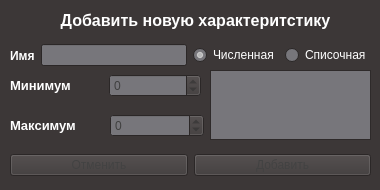
<?xml version="1.0" encoding="UTF-8"?>
<ui version="4.0">
 <class>widget</class>
 <widget class="QWidget" name="widget">
  <property name="geometry">
   <rect>
    <x>0</x>
    <y>0</y>
    <width>380</width>
    <height>190</height>
   </rect>
  </property>
  <property name="sizePolicy">
   <sizepolicy hsizetype="Fixed" vsizetype="Fixed">
    <horstretch>0</horstretch>
    <verstretch>0</verstretch>
   </sizepolicy>
  </property>
  <property name="minimumSize">
   <size>
    <width>380</width>
    <height>190</height>
   </size>
  </property>
  <property name="maximumSize">
   <size>
    <width>380</width>
    <height>190</height>
   </size>
  </property>
  <property name="palette">
   <palette>
    <active>
     <colorrole role="WindowText">
      <brush brushstyle="SolidPattern">
       <color alpha="255">
        <red>255</red>
        <green>255</green>
        <blue>255</blue>
       </color>
      </brush>
     </colorrole>
     <colorrole role="Button">
      <brush brushstyle="SolidPattern">
       <color alpha="255">
        <red>60</red>
        <green>55</green>
        <blue>55</blue>
       </color>
      </brush>
     </colorrole>
     <colorrole role="Light">
      <brush brushstyle="SolidPattern">
       <color alpha="255">
        <red>89</red>
        <green>82</green>
        <blue>82</blue>
       </color>
      </brush>
     </colorrole>
     <colorrole role="Midlight">
      <brush brushstyle="SolidPattern">
       <color alpha="255">
        <red>74</red>
        <green>68</green>
        <blue>68</blue>
       </color>
      </brush>
     </colorrole>
     <colorrole role="Dark">
      <brush brushstyle="SolidPattern">
       <color alpha="255">
        <red>30</red>
        <green>27</green>
        <blue>27</blue>
       </color>
      </brush>
     </colorrole>
     <colorrole role="Mid">
      <brush brushstyle="SolidPattern">
       <color alpha="255">
        <red>40</red>
        <green>36</green>
        <blue>36</blue>
       </color>
      </brush>
     </colorrole>
     <colorrole role="Text">
      <brush brushstyle="SolidPattern">
       <color alpha="255">
        <red>255</red>
        <green>255</green>
        <blue>255</blue>
       </color>
      </brush>
     </colorrole>
     <colorrole role="BrightText">
      <brush brushstyle="SolidPattern">
       <color alpha="255">
        <red>255</red>
        <green>255</green>
        <blue>255</blue>
       </color>
      </brush>
     </colorrole>
     <colorrole role="ButtonText">
      <brush brushstyle="SolidPattern">
       <color alpha="255">
        <red>255</red>
        <green>255</green>
        <blue>255</blue>
       </color>
      </brush>
     </colorrole>
     <colorrole role="Base">
      <brush brushstyle="SolidPattern">
       <color alpha="255">
        <red>119</red>
        <green>118</green>
        <blue>123</blue>
       </color>
      </brush>
     </colorrole>
     <colorrole role="Window">
      <brush brushstyle="SolidPattern">
       <color alpha="255">
        <red>60</red>
        <green>55</green>
        <blue>55</blue>
       </color>
      </brush>
     </colorrole>
     <colorrole role="Shadow">
      <brush brushstyle="SolidPattern">
       <color alpha="255">
        <red>0</red>
        <green>0</green>
        <blue>0</blue>
       </color>
      </brush>
     </colorrole>
     <colorrole role="Highlight">
      <brush brushstyle="SolidPattern">
       <color alpha="255">
        <red>61</red>
        <green>56</green>
        <blue>70</blue>
       </color>
      </brush>
     </colorrole>
     <colorrole role="AlternateBase">
      <brush brushstyle="SolidPattern">
       <color alpha="255">
        <red>30</red>
        <green>27</green>
        <blue>27</blue>
       </color>
      </brush>
     </colorrole>
     <colorrole role="ToolTipBase">
      <brush brushstyle="SolidPattern">
       <color alpha="255">
        <red>255</red>
        <green>255</green>
        <blue>220</blue>
       </color>
      </brush>
     </colorrole>
     <colorrole role="ToolTipText">
      <brush brushstyle="SolidPattern">
       <color alpha="255">
        <red>0</red>
        <green>0</green>
        <blue>0</blue>
       </color>
      </brush>
     </colorrole>
    </active>
    <inactive>
     <colorrole role="WindowText">
      <brush brushstyle="SolidPattern">
       <color alpha="255">
        <red>255</red>
        <green>255</green>
        <blue>255</blue>
       </color>
      </brush>
     </colorrole>
     <colorrole role="Button">
      <brush brushstyle="SolidPattern">
       <color alpha="255">
        <red>60</red>
        <green>55</green>
        <blue>55</blue>
       </color>
      </brush>
     </colorrole>
     <colorrole role="Light">
      <brush brushstyle="SolidPattern">
       <color alpha="255">
        <red>89</red>
        <green>82</green>
        <blue>82</blue>
       </color>
      </brush>
     </colorrole>
     <colorrole role="Midlight">
      <brush brushstyle="SolidPattern">
       <color alpha="255">
        <red>74</red>
        <green>68</green>
        <blue>68</blue>
       </color>
      </brush>
     </colorrole>
     <colorrole role="Dark">
      <brush brushstyle="SolidPattern">
       <color alpha="255">
        <red>30</red>
        <green>27</green>
        <blue>27</blue>
       </color>
      </brush>
     </colorrole>
     <colorrole role="Mid">
      <brush brushstyle="SolidPattern">
       <color alpha="255">
        <red>40</red>
        <green>36</green>
        <blue>36</blue>
       </color>
      </brush>
     </colorrole>
     <colorrole role="Text">
      <brush brushstyle="SolidPattern">
       <color alpha="255">
        <red>255</red>
        <green>255</green>
        <blue>255</blue>
       </color>
      </brush>
     </colorrole>
     <colorrole role="BrightText">
      <brush brushstyle="SolidPattern">
       <color alpha="255">
        <red>255</red>
        <green>255</green>
        <blue>255</blue>
       </color>
      </brush>
     </colorrole>
     <colorrole role="ButtonText">
      <brush brushstyle="SolidPattern">
       <color alpha="255">
        <red>255</red>
        <green>255</green>
        <blue>255</blue>
       </color>
      </brush>
     </colorrole>
     <colorrole role="Base">
      <brush brushstyle="SolidPattern">
       <color alpha="255">
        <red>119</red>
        <green>118</green>
        <blue>123</blue>
       </color>
      </brush>
     </colorrole>
     <colorrole role="Window">
      <brush brushstyle="SolidPattern">
       <color alpha="255">
        <red>60</red>
        <green>55</green>
        <blue>55</blue>
       </color>
      </brush>
     </colorrole>
     <colorrole role="Shadow">
      <brush brushstyle="SolidPattern">
       <color alpha="255">
        <red>0</red>
        <green>0</green>
        <blue>0</blue>
       </color>
      </brush>
     </colorrole>
     <colorrole role="Highlight">
      <brush brushstyle="SolidPattern">
       <color alpha="255">
        <red>61</red>
        <green>56</green>
        <blue>70</blue>
       </color>
      </brush>
     </colorrole>
     <colorrole role="AlternateBase">
      <brush brushstyle="SolidPattern">
       <color alpha="255">
        <red>30</red>
        <green>27</green>
        <blue>27</blue>
       </color>
      </brush>
     </colorrole>
     <colorrole role="ToolTipBase">
      <brush brushstyle="SolidPattern">
       <color alpha="255">
        <red>255</red>
        <green>255</green>
        <blue>220</blue>
       </color>
      </brush>
     </colorrole>
     <colorrole role="ToolTipText">
      <brush brushstyle="SolidPattern">
       <color alpha="255">
        <red>0</red>
        <green>0</green>
        <blue>0</blue>
       </color>
      </brush>
     </colorrole>
    </inactive>
    <disabled>
     <colorrole role="WindowText">
      <brush brushstyle="SolidPattern">
       <color alpha="255">
        <red>30</red>
        <green>27</green>
        <blue>27</blue>
       </color>
      </brush>
     </colorrole>
     <colorrole role="Button">
      <brush brushstyle="SolidPattern">
       <color alpha="255">
        <red>60</red>
        <green>55</green>
        <blue>55</blue>
       </color>
      </brush>
     </colorrole>
     <colorrole role="Light">
      <brush brushstyle="SolidPattern">
       <color alpha="255">
        <red>89</red>
        <green>82</green>
        <blue>82</blue>
       </color>
      </brush>
     </colorrole>
     <colorrole role="Midlight">
      <brush brushstyle="SolidPattern">
       <color alpha="255">
        <red>74</red>
        <green>68</green>
        <blue>68</blue>
       </color>
      </brush>
     </colorrole>
     <colorrole role="Dark">
      <brush brushstyle="SolidPattern">
       <color alpha="255">
        <red>30</red>
        <green>27</green>
        <blue>27</blue>
       </color>
      </brush>
     </colorrole>
     <colorrole role="Mid">
      <brush brushstyle="SolidPattern">
       <color alpha="255">
        <red>40</red>
        <green>36</green>
        <blue>36</blue>
       </color>
      </brush>
     </colorrole>
     <colorrole role="Text">
      <brush brushstyle="SolidPattern">
       <color alpha="255">
        <red>30</red>
        <green>27</green>
        <blue>27</blue>
       </color>
      </brush>
     </colorrole>
     <colorrole role="BrightText">
      <brush brushstyle="SolidPattern">
       <color alpha="255">
        <red>255</red>
        <green>255</green>
        <blue>255</blue>
       </color>
      </brush>
     </colorrole>
     <colorrole role="ButtonText">
      <brush brushstyle="SolidPattern">
       <color alpha="255">
        <red>30</red>
        <green>27</green>
        <blue>27</blue>
       </color>
      </brush>
     </colorrole>
     <colorrole role="Base">
      <brush brushstyle="SolidPattern">
       <color alpha="255">
        <red>60</red>
        <green>55</green>
        <blue>55</blue>
       </color>
      </brush>
     </colorrole>
     <colorrole role="Window">
      <brush brushstyle="SolidPattern">
       <color alpha="255">
        <red>60</red>
        <green>55</green>
        <blue>55</blue>
       </color>
      </brush>
     </colorrole>
     <colorrole role="Shadow">
      <brush brushstyle="SolidPattern">
       <color alpha="255">
        <red>0</red>
        <green>0</green>
        <blue>0</blue>
       </color>
      </brush>
     </colorrole>
     <colorrole role="Highlight">
      <brush brushstyle="SolidPattern">
       <color alpha="255">
        <red>145</red>
        <green>145</green>
        <blue>145</blue>
       </color>
      </brush>
     </colorrole>
     <colorrole role="AlternateBase">
      <brush brushstyle="SolidPattern">
       <color alpha="255">
        <red>60</red>
        <green>55</green>
        <blue>55</blue>
       </color>
      </brush>
     </colorrole>
     <colorrole role="ToolTipBase">
      <brush brushstyle="SolidPattern">
       <color alpha="255">
        <red>255</red>
        <green>255</green>
        <blue>220</blue>
       </color>
      </brush>
     </colorrole>
     <colorrole role="ToolTipText">
      <brush brushstyle="SolidPattern">
       <color alpha="255">
        <red>0</red>
        <green>0</green>
        <blue>0</blue>
       </color>
      </brush>
     </colorrole>
    </disabled>
   </palette>
  </property>
  <property name="focusPolicy">
   <enum>Qt::StrongFocus</enum>
  </property>
  <property name="windowTitle">
   <string notr="true">Параметр</string>
  </property>
  <property name="locale">
   <locale language="Russian" country="Russia"/>
  </property>
  <widget class="QLabel" name="label">
   <property name="geometry">
    <rect>
     <x>10</x>
     <y>0</y>
     <width>371</width>
     <height>41</height>
    </rect>
   </property>
   <property name="sizePolicy">
    <sizepolicy hsizetype="Fixed" vsizetype="Fixed">
     <horstretch>150</horstretch>
     <verstretch>0</verstretch>
    </sizepolicy>
   </property>
   <property name="font">
    <font>
     <pointsize>12</pointsize>
     <weight>75</weight>
     <italic>false</italic>
     <bold>true</bold>
     <underline>false</underline>
     <strikeout>false</strikeout>
     <kerning>true</kerning>
    </font>
   </property>
   <property name="contextMenuPolicy">
    <enum>Qt::DefaultContextMenu</enum>
   </property>
   <property name="text">
    <string>Добавить новую характеритстику</string>
   </property>
   <property name="alignment">
    <set>Qt::AlignCenter</set>
   </property>
  </widget>
  <widget class="QWidget" name="horizontalLayoutWidget_2">
   <property name="geometry">
    <rect>
     <x>10</x>
     <y>70</y>
     <width>191</width>
     <height>31</height>
    </rect>
   </property>
   <layout class="QHBoxLayout" name="horizontalLayout_2">
    <item>
     <widget class="QLabel" name="label_2">
      <property name="font">
       <font>
        <pointsize>10</pointsize>
        <weight>75</weight>
        <bold>true</bold>
       </font>
      </property>
      <property name="text">
       <string>Минимум</string>
      </property>
     </widget>
    </item>
    <item>
     <widget class="QSpinBox" name="spinBox_min">
      <property name="palette">
       <palette>
        <active>
         <colorrole role="WindowText">
          <brush brushstyle="SolidPattern">
           <color alpha="255">
            <red>50</red>
            <green>50</green>
            <blue>50</blue>
           </color>
          </brush>
         </colorrole>
         <colorrole role="Text">
          <brush brushstyle="SolidPattern">
           <color alpha="255">
            <red>63</red>
            <green>63</green>
            <blue>63</blue>
           </color>
          </brush>
         </colorrole>
         <colorrole role="BrightText">
          <brush brushstyle="SolidPattern">
           <color alpha="255">
            <red>54</red>
            <green>54</green>
            <blue>54</blue>
           </color>
          </brush>
         </colorrole>
         <colorrole role="ButtonText">
          <brush brushstyle="SolidPattern">
           <color alpha="255">
            <red>52</red>
            <green>52</green>
            <blue>52</blue>
           </color>
          </brush>
         </colorrole>
         <colorrole role="HighlightedText">
          <brush brushstyle="SolidPattern">
           <color alpha="255">
            <red>81</red>
            <green>81</green>
            <blue>81</blue>
           </color>
          </brush>
         </colorrole>
        </active>
        <inactive>
         <colorrole role="WindowText">
          <brush brushstyle="SolidPattern">
           <color alpha="255">
            <red>50</red>
            <green>50</green>
            <blue>50</blue>
           </color>
          </brush>
         </colorrole>
         <colorrole role="Text">
          <brush brushstyle="SolidPattern">
           <color alpha="255">
            <red>63</red>
            <green>63</green>
            <blue>63</blue>
           </color>
          </brush>
         </colorrole>
         <colorrole role="BrightText">
          <brush brushstyle="SolidPattern">
           <color alpha="255">
            <red>54</red>
            <green>54</green>
            <blue>54</blue>
           </color>
          </brush>
         </colorrole>
         <colorrole role="ButtonText">
          <brush brushstyle="SolidPattern">
           <color alpha="255">
            <red>52</red>
            <green>52</green>
            <blue>52</blue>
           </color>
          </brush>
         </colorrole>
         <colorrole role="HighlightedText">
          <brush brushstyle="SolidPattern">
           <color alpha="255">
            <red>81</red>
            <green>81</green>
            <blue>81</blue>
           </color>
          </brush>
         </colorrole>
        </inactive>
        <disabled>
         <colorrole role="WindowText">
          <brush brushstyle="SolidPattern">
           <color alpha="255">
            <red>30</red>
            <green>27</green>
            <blue>27</blue>
           </color>
          </brush>
         </colorrole>
         <colorrole role="Text">
          <brush brushstyle="SolidPattern">
           <color alpha="255">
            <red>30</red>
            <green>27</green>
            <blue>27</blue>
           </color>
          </brush>
         </colorrole>
         <colorrole role="BrightText">
          <brush brushstyle="SolidPattern">
           <color alpha="255">
            <red>54</red>
            <green>54</green>
            <blue>54</blue>
           </color>
          </brush>
         </colorrole>
         <colorrole role="ButtonText">
          <brush brushstyle="SolidPattern">
           <color alpha="255">
            <red>30</red>
            <green>27</green>
            <blue>27</blue>
           </color>
          </brush>
         </colorrole>
         <colorrole role="HighlightedText">
          <brush brushstyle="SolidPattern">
           <color alpha="255">
            <red>81</red>
            <green>81</green>
            <blue>81</blue>
           </color>
          </brush>
         </colorrole>
        </disabled>
       </palette>
      </property>
      <property name="minimum">
       <number>-999999999</number>
      </property>
      <property name="maximum">
       <number>999999999</number>
      </property>
     </widget>
    </item>
   </layout>
  </widget>
  <widget class="QWidget" name="horizontalLayoutWidget_3">
   <property name="geometry">
    <rect>
     <x>10</x>
     <y>110</y>
     <width>194</width>
     <height>31</height>
    </rect>
   </property>
   <layout class="QHBoxLayout" name="horizontalLayout_3">
    <item>
     <widget class="QLabel" name="label_3">
      <property name="font">
       <font>
        <pointsize>10</pointsize>
        <weight>75</weight>
        <bold>true</bold>
       </font>
      </property>
      <property name="text">
       <string>Максимум</string>
      </property>
     </widget>
    </item>
    <item>
     <widget class="QSpinBox" name="spinBox_max">
      <property name="palette">
       <palette>
        <active>
         <colorrole role="WindowText">
          <brush brushstyle="SolidPattern">
           <color alpha="255">
            <red>50</red>
            <green>50</green>
            <blue>50</blue>
           </color>
          </brush>
         </colorrole>
         <colorrole role="Text">
          <brush brushstyle="SolidPattern">
           <color alpha="255">
            <red>63</red>
            <green>63</green>
            <blue>63</blue>
           </color>
          </brush>
         </colorrole>
         <colorrole role="BrightText">
          <brush brushstyle="SolidPattern">
           <color alpha="255">
            <red>54</red>
            <green>54</green>
            <blue>54</blue>
           </color>
          </brush>
         </colorrole>
         <colorrole role="ButtonText">
          <brush brushstyle="SolidPattern">
           <color alpha="255">
            <red>52</red>
            <green>52</green>
            <blue>52</blue>
           </color>
          </brush>
         </colorrole>
         <colorrole role="HighlightedText">
          <brush brushstyle="SolidPattern">
           <color alpha="255">
            <red>81</red>
            <green>81</green>
            <blue>81</blue>
           </color>
          </brush>
         </colorrole>
        </active>
        <inactive>
         <colorrole role="WindowText">
          <brush brushstyle="SolidPattern">
           <color alpha="255">
            <red>50</red>
            <green>50</green>
            <blue>50</blue>
           </color>
          </brush>
         </colorrole>
         <colorrole role="Text">
          <brush brushstyle="SolidPattern">
           <color alpha="255">
            <red>63</red>
            <green>63</green>
            <blue>63</blue>
           </color>
          </brush>
         </colorrole>
         <colorrole role="BrightText">
          <brush brushstyle="SolidPattern">
           <color alpha="255">
            <red>54</red>
            <green>54</green>
            <blue>54</blue>
           </color>
          </brush>
         </colorrole>
         <colorrole role="ButtonText">
          <brush brushstyle="SolidPattern">
           <color alpha="255">
            <red>52</red>
            <green>52</green>
            <blue>52</blue>
           </color>
          </brush>
         </colorrole>
         <colorrole role="HighlightedText">
          <brush brushstyle="SolidPattern">
           <color alpha="255">
            <red>81</red>
            <green>81</green>
            <blue>81</blue>
           </color>
          </brush>
         </colorrole>
        </inactive>
        <disabled>
         <colorrole role="WindowText">
          <brush brushstyle="SolidPattern">
           <color alpha="255">
            <red>30</red>
            <green>27</green>
            <blue>27</blue>
           </color>
          </brush>
         </colorrole>
         <colorrole role="Text">
          <brush brushstyle="SolidPattern">
           <color alpha="255">
            <red>30</red>
            <green>27</green>
            <blue>27</blue>
           </color>
          </brush>
         </colorrole>
         <colorrole role="BrightText">
          <brush brushstyle="SolidPattern">
           <color alpha="255">
            <red>54</red>
            <green>54</green>
            <blue>54</blue>
           </color>
          </brush>
         </colorrole>
         <colorrole role="ButtonText">
          <brush brushstyle="SolidPattern">
           <color alpha="255">
            <red>30</red>
            <green>27</green>
            <blue>27</blue>
           </color>
          </brush>
         </colorrole>
         <colorrole role="HighlightedText">
          <brush brushstyle="SolidPattern">
           <color alpha="255">
            <red>81</red>
            <green>81</green>
            <blue>81</blue>
           </color>
          </brush>
         </colorrole>
        </disabled>
       </palette>
      </property>
      <property name="minimum">
       <number>-999999999</number>
      </property>
      <property name="maximum">
       <number>999999999</number>
      </property>
     </widget>
    </item>
   </layout>
  </widget>
  <widget class="QWidget" name="horizontalLayoutWidget_4">
   <property name="geometry">
    <rect>
     <x>10</x>
     <y>150</y>
     <width>361</width>
     <height>31</height>
    </rect>
   </property>
   <layout class="QHBoxLayout" name="horizontalLayout_4">
    <item>
     <widget class="QPushButton" name="cancel_btn">
      <property name="palette">
       <palette>
        <active>
         <colorrole role="ButtonText">
          <brush brushstyle="SolidPattern">
           <color alpha="255">
            <red>66</red>
            <green>66</green>
            <blue>66</blue>
           </color>
          </brush>
         </colorrole>
        </active>
        <inactive>
         <colorrole role="ButtonText">
          <brush brushstyle="SolidPattern">
           <color alpha="255">
            <red>66</red>
            <green>66</green>
            <blue>66</blue>
           </color>
          </brush>
         </colorrole>
        </inactive>
        <disabled>
         <colorrole role="ButtonText">
          <brush brushstyle="SolidPattern">
           <color alpha="255">
            <red>30</red>
            <green>27</green>
            <blue>27</blue>
           </color>
          </brush>
         </colorrole>
        </disabled>
       </palette>
      </property>
      <property name="text">
       <string>Отменить</string>
      </property>
     </widget>
    </item>
    <item>
     <widget class="QPushButton" name="ok">
      <property name="palette">
       <palette>
        <active>
         <colorrole role="ButtonText">
          <brush brushstyle="SolidPattern">
           <color alpha="255">
            <red>66</red>
            <green>66</green>
            <blue>66</blue>
           </color>
          </brush>
         </colorrole>
        </active>
        <inactive>
         <colorrole role="ButtonText">
          <brush brushstyle="SolidPattern">
           <color alpha="255">
            <red>66</red>
            <green>66</green>
            <blue>66</blue>
           </color>
          </brush>
         </colorrole>
        </inactive>
        <disabled>
         <colorrole role="ButtonText">
          <brush brushstyle="SolidPattern">
           <color alpha="255">
            <red>30</red>
            <green>27</green>
            <blue>27</blue>
           </color>
          </brush>
         </colorrole>
        </disabled>
       </palette>
      </property>
      <property name="text">
       <string>Добавить</string>
      </property>
     </widget>
    </item>
   </layout>
  </widget>
  <widget class="QTextEdit" name="textEdit">
   <property name="geometry">
    <rect>
     <x>210</x>
     <y>70</y>
     <width>161</width>
     <height>70</height>
    </rect>
   </property>
  </widget>
  <widget class="QWidget" name="layoutWidget">
   <property name="geometry">
    <rect>
     <x>10</x>
     <y>40</y>
     <width>361</width>
     <height>31</height>
    </rect>
   </property>
   <layout class="QHBoxLayout" name="horizontalLayout_6">
    <item>
     <layout class="QHBoxLayout" name="horizontalLayout_5">
      <item>
       <widget class="QLabel" name="label_4">
        <property name="font">
         <font>
          <weight>75</weight>
          <bold>true</bold>
         </font>
        </property>
        <property name="text">
         <string>Имя</string>
        </property>
       </widget>
      </item>
      <item>
       <widget class="QLineEdit" name="lineEdit">
        <property name="palette">
         <palette>
          <active>
           <colorrole role="WindowText">
            <brush brushstyle="SolidPattern">
             <color alpha="255">
              <red>50</red>
              <green>50</green>
              <blue>50</blue>
             </color>
            </brush>
           </colorrole>
           <colorrole role="Text">
            <brush brushstyle="SolidPattern">
             <color alpha="255">
              <red>68</red>
              <green>68</green>
              <blue>68</blue>
             </color>
            </brush>
           </colorrole>
           <colorrole role="BrightText">
            <brush brushstyle="SolidPattern">
             <color alpha="255">
              <red>66</red>
              <green>66</green>
              <blue>66</blue>
             </color>
            </brush>
           </colorrole>
           <colorrole role="ButtonText">
            <brush brushstyle="SolidPattern">
             <color alpha="255">
              <red>75</red>
              <green>75</green>
              <blue>75</blue>
             </color>
            </brush>
           </colorrole>
           <colorrole role="HighlightedText">
            <brush brushstyle="SolidPattern">
             <color alpha="255">
              <red>67</red>
              <green>67</green>
              <blue>67</blue>
             </color>
            </brush>
           </colorrole>
          </active>
          <inactive>
           <colorrole role="WindowText">
            <brush brushstyle="SolidPattern">
             <color alpha="255">
              <red>50</red>
              <green>50</green>
              <blue>50</blue>
             </color>
            </brush>
           </colorrole>
           <colorrole role="Text">
            <brush brushstyle="SolidPattern">
             <color alpha="255">
              <red>68</red>
              <green>68</green>
              <blue>68</blue>
             </color>
            </brush>
           </colorrole>
           <colorrole role="BrightText">
            <brush brushstyle="SolidPattern">
             <color alpha="255">
              <red>66</red>
              <green>66</green>
              <blue>66</blue>
             </color>
            </brush>
           </colorrole>
           <colorrole role="ButtonText">
            <brush brushstyle="SolidPattern">
             <color alpha="255">
              <red>75</red>
              <green>75</green>
              <blue>75</blue>
             </color>
            </brush>
           </colorrole>
           <colorrole role="HighlightedText">
            <brush brushstyle="SolidPattern">
             <color alpha="255">
              <red>67</red>
              <green>67</green>
              <blue>67</blue>
             </color>
            </brush>
           </colorrole>
          </inactive>
          <disabled>
           <colorrole role="WindowText">
            <brush brushstyle="SolidPattern">
             <color alpha="255">
              <red>30</red>
              <green>27</green>
              <blue>27</blue>
             </color>
            </brush>
           </colorrole>
           <colorrole role="Text">
            <brush brushstyle="SolidPattern">
             <color alpha="255">
              <red>30</red>
              <green>27</green>
              <blue>27</blue>
             </color>
            </brush>
           </colorrole>
           <colorrole role="BrightText">
            <brush brushstyle="SolidPattern">
             <color alpha="255">
              <red>66</red>
              <green>66</green>
              <blue>66</blue>
             </color>
            </brush>
           </colorrole>
           <colorrole role="ButtonText">
            <brush brushstyle="SolidPattern">
             <color alpha="255">
              <red>30</red>
              <green>27</green>
              <blue>27</blue>
             </color>
            </brush>
           </colorrole>
           <colorrole role="HighlightedText">
            <brush brushstyle="SolidPattern">
             <color alpha="255">
              <red>67</red>
              <green>67</green>
              <blue>67</blue>
             </color>
            </brush>
           </colorrole>
          </disabled>
         </palette>
        </property>
        <property name="text">
         <string/>
        </property>
       </widget>
      </item>
     </layout>
    </item>
    <item>
     <layout class="QHBoxLayout" name="horizontalLayout">
      <item>
       <widget class="QRadioButton" name="radioButton">
        <property name="text">
         <string>Численная</string>
        </property>
        <property name="checked">
         <bool>true</bool>
        </property>
       </widget>
      </item>
      <item>
       <widget class="QRadioButton" name="radioButton_1">
        <property name="text">
         <string>Списочная</string>
        </property>
       </widget>
      </item>
     </layout>
    </item>
   </layout>
  </widget>
 </widget>
 <resources/>
 <connections/>
</ui>
